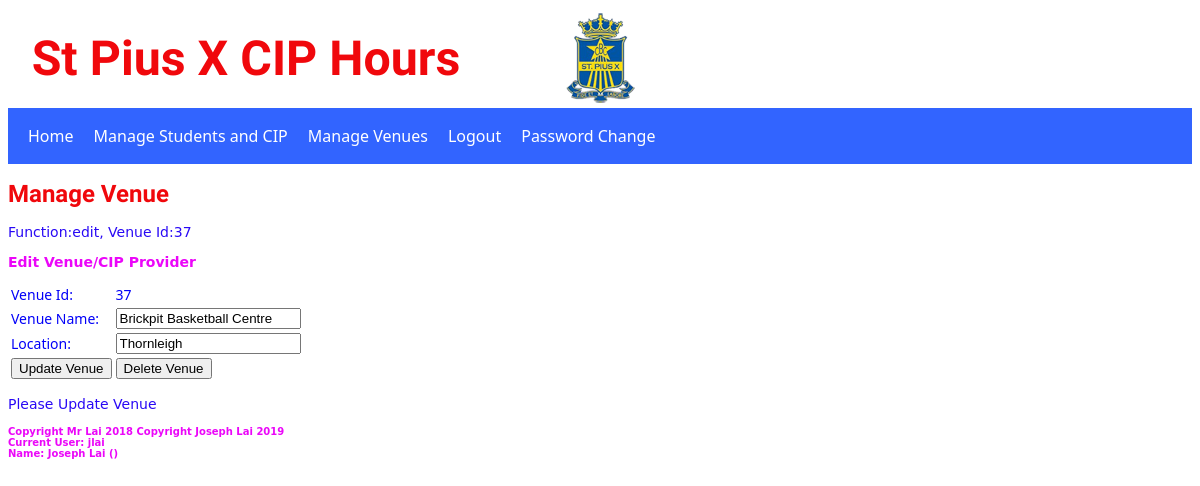
The app's page /venue.php?venue=37&function=edit (signed in) with its own data.
### tables this page shows
CREATE TABLE IF NOT EXISTS `cip_provider` (
  `providerId` int(11) NOT NULL AUTO_INCREMENT,
  `providerName` varchar(100) NOT NULL COMMENT 'Provider Name - e.g. St Vincent De Paul',
  `location` varchar(50) DEFAULT NULL COMMENT 'Location of provider - e.g. Chatswood',
  PRIMARY KEY (`providerId`)
);

### venue.php (the view, shortened to what this page needs)
<?php
require("sessionCheck.php");
?>
<!DOCTYPE html>
<html>
<head>
	<link href="css/spxcip.css" rel="stylesheet" type="text/css">
</head>
<body>
<header class="page-header">
<h1>St Pius X CIP Hours</h1>
</header>
<?php require("nav.php"); ?>
<maincontent>
<h1>Manage Venue</h1>
<div>
<?php
FUNCTION editVenue($providerId) {
	$conn = getConn();
	$sql = 'SELECT providerId, providerName, location FROM cip_provider WHERE providerId='.$providerId.' ORDER BY providerName';
	$result = mysqli_query($conn,$sql) or die(mysqli_error($conn)) ;
	if (mysqli_num_rows($result)==1) {
		echo "<h2>Edit Venue/CIP Provider</h2>";
		echo "<table class='tableText'>";
		echo "<form id='venue' name='venue' action='venue.php?function=save' method='post'>";
		while($provRow = mysqli_fetch_assoc($result)) {
			$providerId 	= $provRow["providerId"];
			$providerName 	= $provRow["providerName"];
			$location		= $provRow["location"];
			echo "<tr>";
			echo "<td>Venue Id:</td><td>$providerId</td>";
			echo "</tr><tr>";
			echo "<td>Venue Name:</td><td><input type='text' name='providerName' value='".html_entity_decode($providerName)."'></td>";
			echo "</tr><tr>";
			echo "<td>Location:</td><td><input type='text' name='location' value='".html_entity_decode($location)."'></td>";
			echo "</tr><tr>";
		}
		echo "<td><button type='submit' name='update'>Update Venue</button></td>";
		echo "<td><button type='submit' name='delete'>Delete Venue</button></td>";
		echo "</tr>";
		echo "</form>";
		echo "</table>";
	} else {
		$error = "<p>Venue Not Found!</p>";
	}
}
$error="Please Update Venue";
IF (isset($_GET["venue"])) {
	$providerId = $_GET["venue"];
} else {
	$providerId=NULL;
}
if (isset($_GET["function"])) {
	$function=$_GET["function"];
} else {
	$function="add";
}
echo "<p>Function:".$function.", ";
echo "Venue Id:".$providerId."</p>";
if ($function=="edit") {
	editVenue($providerId);
} else if ($function=="save") {
	$providerId=$_POST["providerId"];
	$providerName=htmlentities($_POST["providerName"]);
	$location=htmlentities($_POST["location"]);
	saveVenue($providerId,$providerName,$location);
} else {
	$error="Please Add Venue";
	addVenue();
}
?>
</div>
<span><p><?php echo $error; ?></p></span>
</maincontent>
<footer>
Copyright Mr Lai 2018
<span><?php echo $footer;?>
</span>
</footer>
</body>
</html>

### css/spxcip.css (style rules this page uses)
header { background-image: url(../images/spxlogo.png); background-position: center; background-repeat: no-repeat; height: 100px; background-color:aliceblue; }
header.page-header { background: no-repeat center/contain url(../images/spxlogo.png); display: flex; height: 100px; min-width: 100px; align-items: center; color: #000; }
header.page-header > h1 { font-family: 'Acme', sans-serif; font-size: calc(40px + (26 - 14) * ((100vw - 300px) / (1600 - 300))); margin: 2%; }
h1 { font-family: 'Acme', sans-serif;; font-size: 24px; font-weight: bold; color: #F0080C; }
p { font-family: "Lucida Grande", "Lucida Sans Unicode", "Lucida Sans", "DejaVu Sans", Verdana, sans-serif; font-size: 14px; color: #2909F5; }
h2 { font-family: "Lucida Grande", "Lucida Sans Unicode", "Lucida Sans", "DejaVu Sans", Verdana, sans-serif; font-size: 14px; font-weight: bold; color: #EB06F9; }
.tableText { font-family: Segoe, "Segoe UI", "DejaVu Sans", "Trebuchet MS", Verdana, sans-serif; font-size: 14px; color: #0200F8; }
mainContent { background-color:burlywood; }
footer { font-family: "Lucida Grande", "Lucida Sans Unicode", "Lucida Sans", "DejaVu Sans", Verdana, sans-serif; font-size: 10px; font-weight: bold; color: #EB06F9; }

### records on screen
cip_provider: providerId "37", providerName "Brickpit Basketball Centre", location "Thornleigh"

### other values on screen
$function "edit"
$providerId "37"
$error "Please Update Venue"
$username "jlai"
$firstName "Joseph"
$lastName "Lai"
